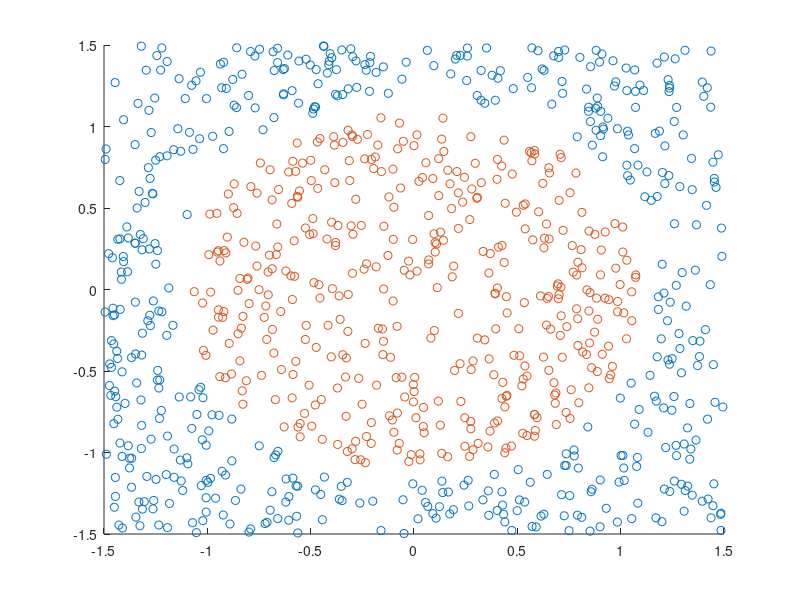

The MATLAB script that drew this image: (Note: this script raises an error after producing the figure.)
% This is the code for hard-threshold SVM. In hard-theshold + kernel we
% assume that there is a margin between the classes. The data samples sould
% net be necessarily linearly separable. 
%
% Record of Revisions :
%      Date           Programmer          Description of Change
%      ====           ==========          =====================
%  Dec 3rd 2019    Mehrdad Kashefi           original code 
% ...................................................................
% define variables:
%.............................................
clear;
clc;
close all;
%% Creating sample data (two Cocenteric data sets)
rad = 1.4;
marg = 0.2;
data = 3*(rand(1000,2)-0.5);
label_1 = data(:,1).^2 + data(:,2).^2 >= rad;
label_2 = data(:,1).^2 + data(:,2).^2 < rad - marg;


figure(1)
scatter(data(label_1,1),data(label_1,2),'bx');
hold on
scatter(data(label_2,1),data(label_2,2),'rx');
disp(['Num class_1: ', num2str(sum(label_1)), ' Num class_2: ', num2str(sum(label_2))])

data = [data(label_1,:); data(label_2,:)];
label = [ ones(sum(label_1),1); -1*ones(sum(label_2),1) ];

X = data';
y = label;

% Kernel Functions
gauss_kernel = @(x1,x2,sigma) exp( (-norm(x1-x2)^2)/sigma );
linear_kernel = @(x1,x2) (x1'*x2)^2;

M = (X.*y')' * (X.*y');
XX = X.*y';

% Apply Kernel to sample points
M_kernel = zeros(size(M));
for i = 1:size(M_kernel,1)
    for j = 1:size(M_kernel,2)
        M_kernel(i,j) = linear_kernel(XX(:,i),XX(:,j));
    end
end
%% Solving SVM
H = M_kernel;
f = -ones(length(y) ,1)';
A = [];
b = [];
Aeq = y';
beq = 0;
lb = zeros(length(y),1);
ub = [];
options = optimoptions('quadprog','Display','iter');

a = quadprog(H,f,A,b,Aeq,beq,lb,ub,[],options);

sup = a>0.001;
sup_inx = find(sup==1);

figure(1)
hold on
scatter(X(1,sup), X(2,sup),'ko','LineWidth',1.5)

%% Calculate bta0 and beta
% Calculate B0
temp = 0;
for i = 1:length(sup_inx)
    temp = temp +linear_kernel(X(:,sup_inx(1)), X(:,sup_inx(i)))*y(sup_inx(i))*a(sup_inx(i));
end
beta0 = y(sup_inx(1)) - temp;

% Predict each point
y_pred = zeros(length(X),1);
for i = 1: length(X)
    temp = 0;
    for j = 1:length(sup_inx)
        temp = temp + linear_kernel(X(:,i), X(:,sup_inx(j)))*y(sup_inx(j))*a(sup_inx(j)) ;
    end
    y_pred(i) = temp + beta0;
end

y_pred(y_pred>=0) = 1;
y_pred(y_pred<0) = -1;

Acc = sum(y==y_pred)/length(y_pred);
disp(['Accuracy in test data: ', num2str(Acc*100)])

% Plot Decision boundry for linear kernel
X = X.^2;
beta = (X.*y')*a;
% for subpport vectors:
beta0 = y(sup_inx(1)) - beta'*X(:,sup_inx(1));

x = linspace(-1,1,100);
f = @(x) sqrt(-(x.^2*beta(1) + beta0)/beta(2));
figure(1)
hold on
plot(x,f(x),'g--','LineWidth',2,'DisplayName','Boundary')